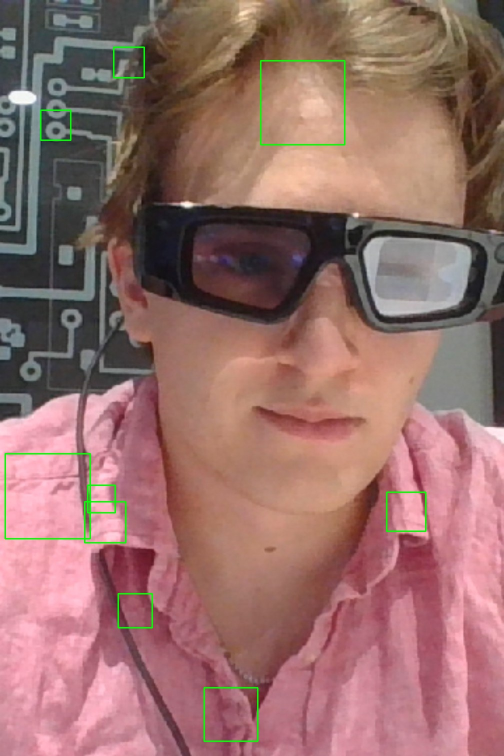
#> input picture Backend/face_classification/debug_latest.jpg, 1008 x 1512 px, given in place of the camera (shown at 1/2 size)
$ python main_gemini.py
#> lines starting #> are read from the running program, lines starting #| are printed output that depends on the picture; after the words box and inside, x2 and y2 are one past the last pixel; in counts of white or black regions, pixels touching at a corner belong together
import google.generativeai as genai
import cv2
import time
from PIL import Image

import os
from dotenv import load_dotenv

load_dotenv()
openai_api_key = os.getenv("OPENAI_API_KEY")

genai.configure(api_key=openai_api_key)

# use opencv's Haar Cascade classifier to detect faces
face_cascade = cv2.CascadeClassifier(cv2.data.haarcascades + 'haarcascade_frontalface_default.xml')

# start webcam
cap = cv2.VideoCapture(0)

# set initial timestamp for controlling snapshot frequency
last_snapshot = time.time()

# keep looping
while True:
    # get the current frame
    ret, frame = cap.read()
#> frame is the input picture: shape (1512, 1008, 3); mean B, G, R 106.6, 110.9, 150.6
    if not ret:
        break

    # convert to grayscale for face detection
    gray = cv2.cvtColor(frame, cv2.COLOR_BGR2GRAY)
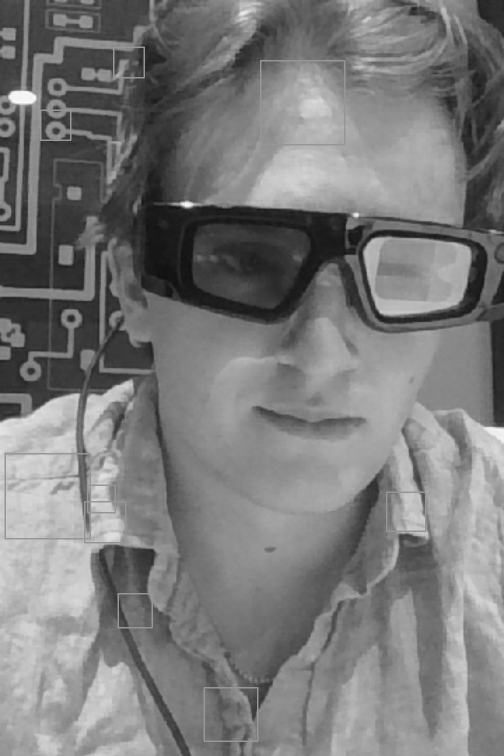
#> gray: shape (1512, 1008) (shown at 1/2 size); min 14, max 254, mean 122.3

    # detect faces in the image
    faces = face_cascade.detectMultiScale(gray, 1.3, 5)
#> faces = [[167, 1001, 87, 87]]

    # Only process the first face detected
    if len(faces) > 0:
        # Get only the first face
        (x, y, w, h) = faces[0]
#> x = 167; y = 1001; w = 87; h = 87

        # draw box around each face
        cv2.rectangle(frame, (x, y), (x+w, y+h), (255, 0, 0), 2)
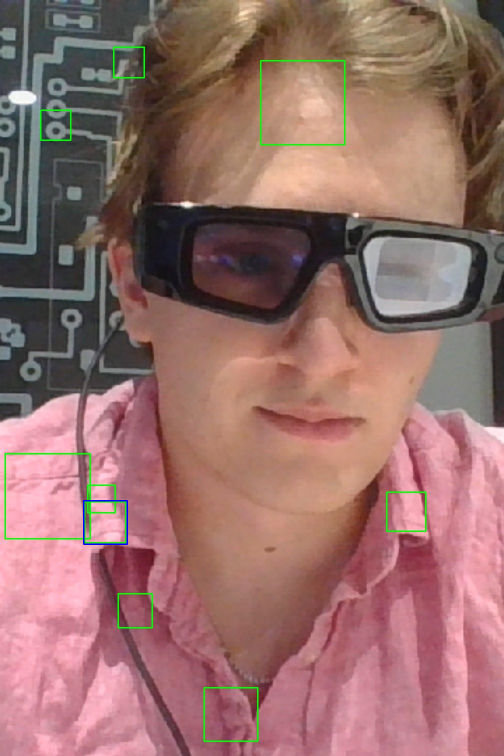
#> frame: shape (1512, 1008, 3) (shown at 1/2 size); 0.07% of pixels changed, all inside (x1, y1, x2, y2) = (166, 1000, 256, 1090)

        # every 5 seconds, take a snapshot of the detected face and call Gemini
        if time.time() - last_snapshot >= 5:
            face_crop = frame[y:y+h, x:x+w]

            # Save original for display purposes if needed
            cv2.imwrite("face_original.jpg", face_crop)

            # Resize to 256x256 using PIL for better quality
            face_pil = Image.fromarray(cv2.cvtColor(face_crop, cv2.COLOR_BGR2RGB))
            face_resized = face_pil.resize((256, 256), Image.LANCZOS)
            face_resized.save("face.jpg")

            last_snapshot = time.time()

            # Use the resized image for the API call
            model = genai.GenerativeModel("gemini-1.5-pro") # choose model
            response = model.generate_content(
                # [user prompt, system instructions]
                [face_resized, "Describe this face in **one word**: happy, sad, angry, surprised, etc."]
            )
            # print the response from Gemini
            print("Gemini says:", response.text.strip())

    cv2.imshow("Webcam", frame)

    if cv2.waitKey(1) & 0xFF == ord('q'):
#> (key q is pressed here)
        break

cap.release()
cv2.destroyAllWindows()

$ run again, on Backend/face_classification/test.jpg
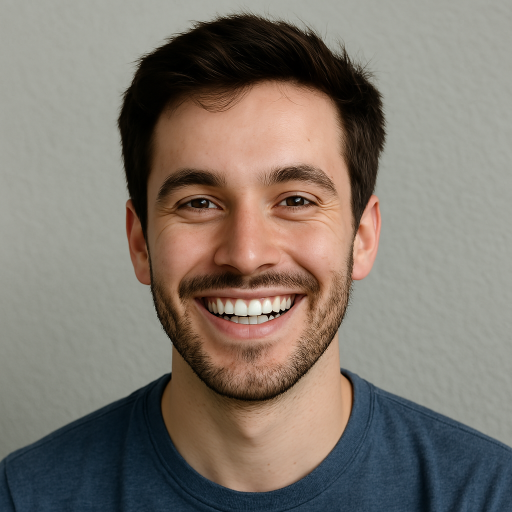
#> input picture Backend/face_classification/test.jpg, 1024 x 1024 px, given in place of the camera (shown at 1/2 size)
#> frame is the input picture: shape (1024, 1024, 3); mean B, G, R 110.5, 119.4, 127.9
#> `gray = cv2.cvtColor(frame, cv2.COLOR_BGR2GRAY)`:
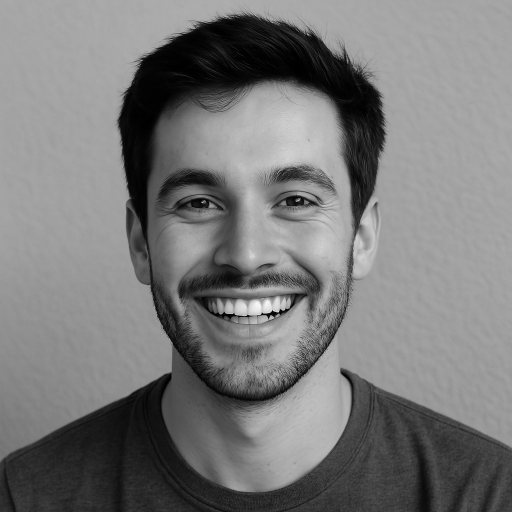
#> gray: shape (1024, 1024) (shown at 1/2 size); min 0, max 253, mean 120.9
#> faces = [[220, 178, 557, 557]]
#> x = 220; y = 178; w = 557
#> `cv2.rectangle(frame, (x, y), (x+w, y+h), (255, 0, 0), 2)`:
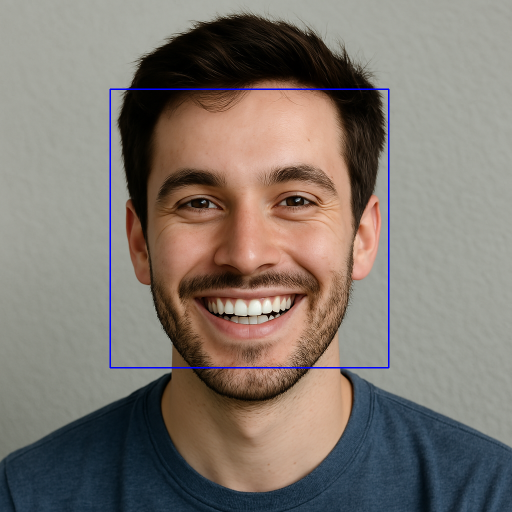
#> frame: shape (1024, 1024, 3) (shown at 1/2 size); 0.64% of pixels changed, all inside (x1, y1, x2, y2) = (219, 177, 779, 737)
